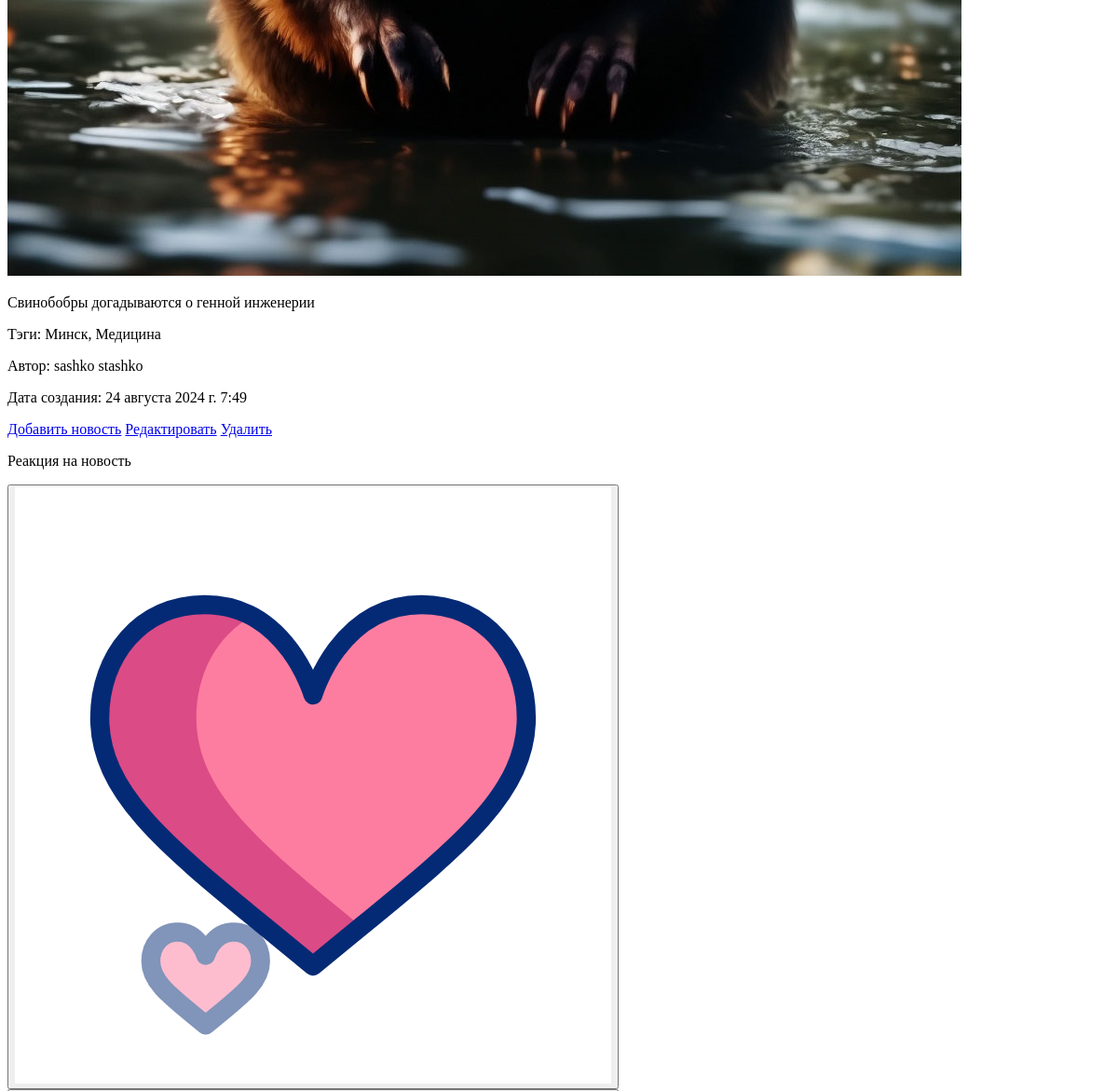
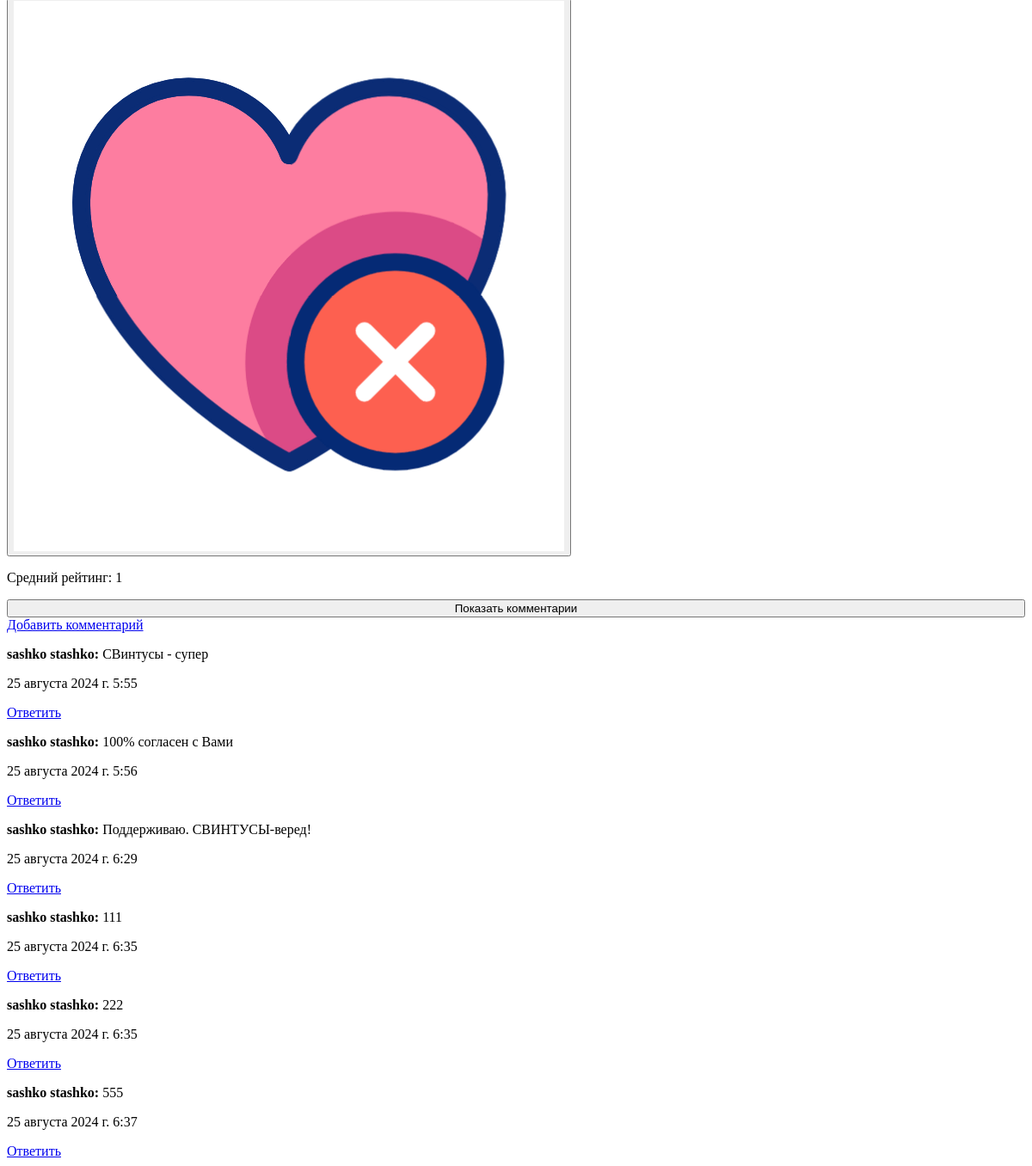
The page /news/5 (signed in, lower part) on the database as committed earlier (2 pictures, top to bottom).
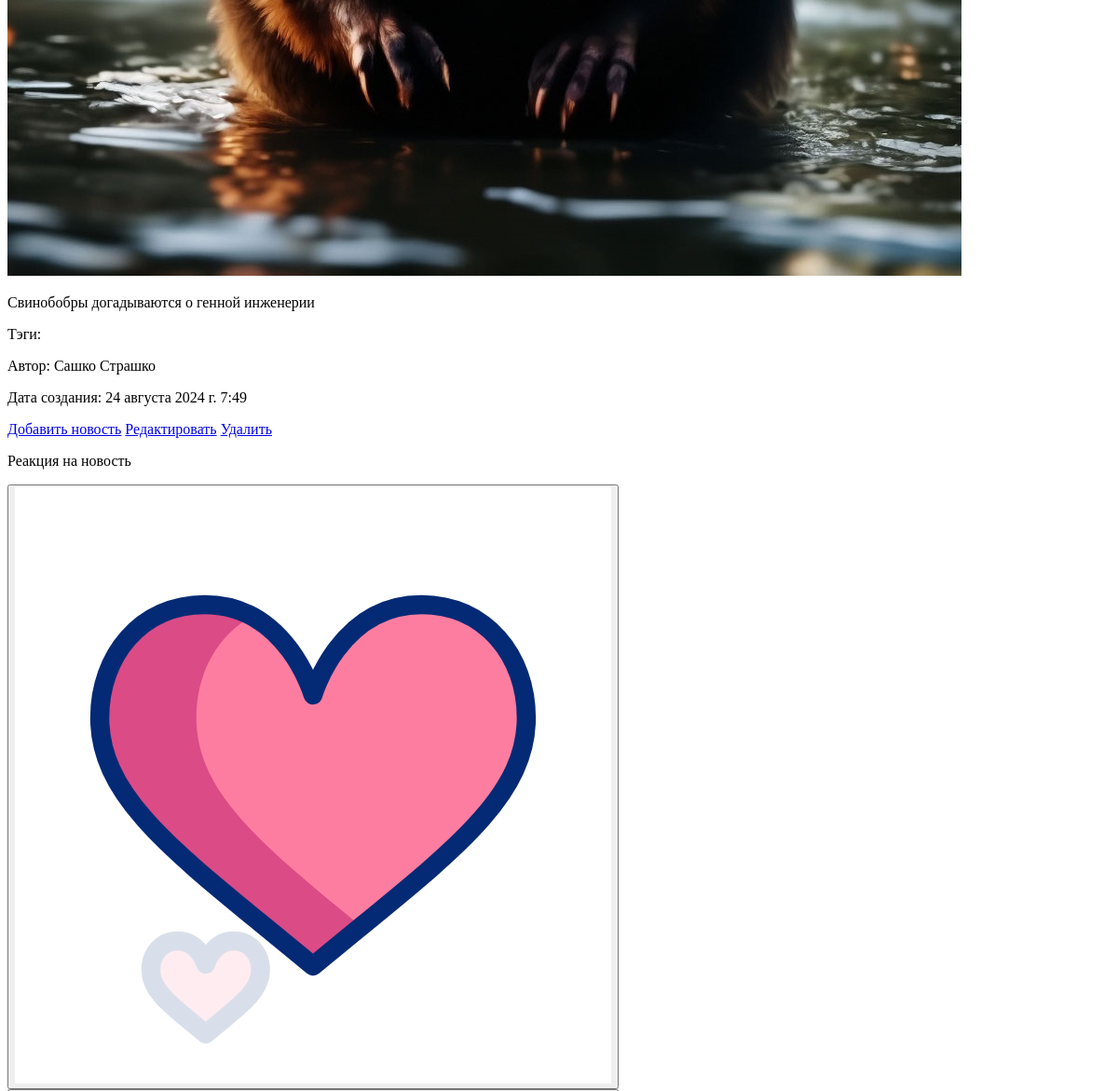
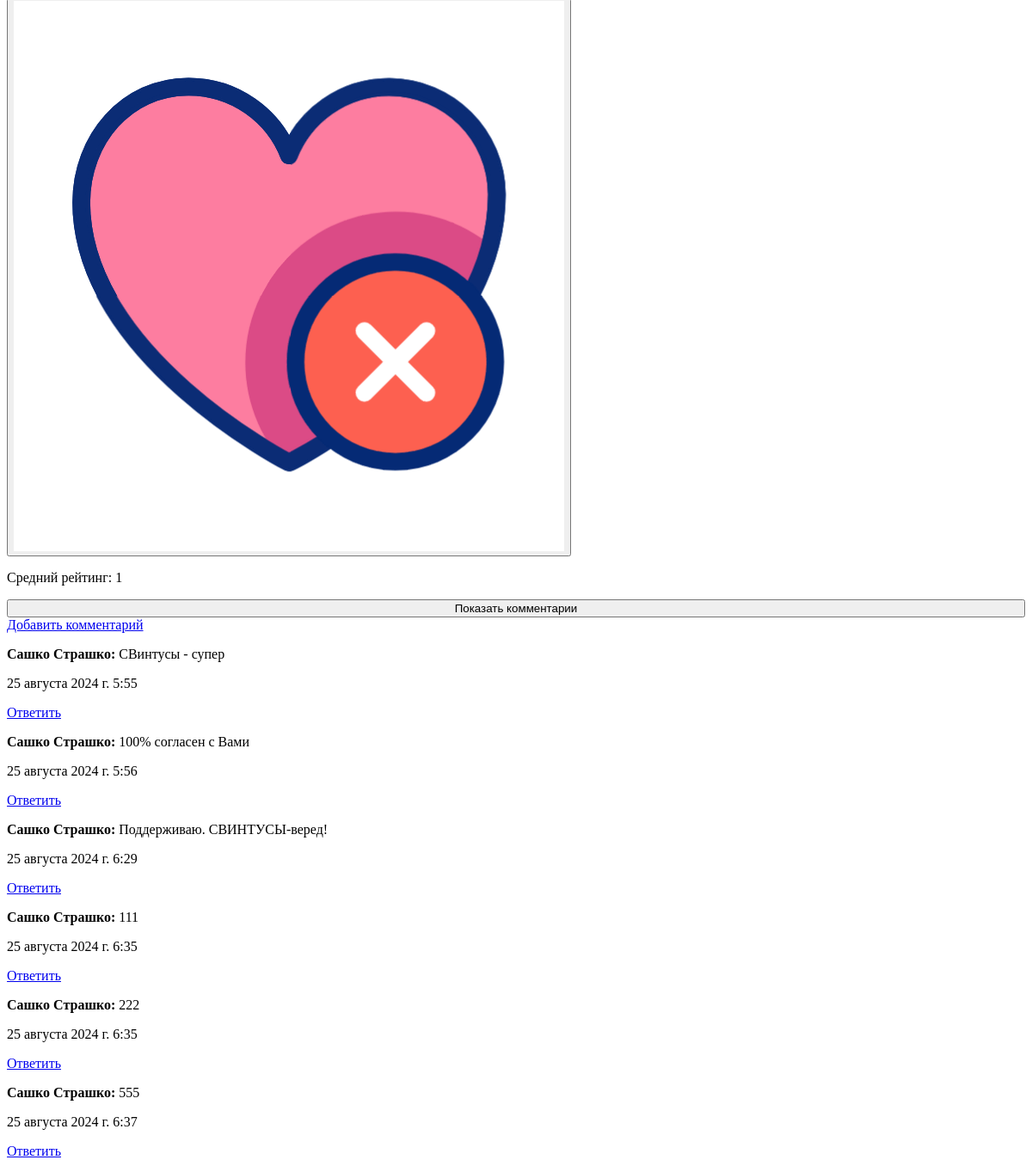
The same page on the database as committed later (2 pictures, top to bottom).
### main/models.py (models this page shows, shortened)
class News(models.Model):
    title = models.CharField(max_length=255)
    content = models.TextField()
    image = models.ImageField(upload_to='news_images/', blank=True, null=True)
    profile = models.ForeignKey(Profile, related_name='news_posts', on_delete=models.CASCADE)
    tags = models.ManyToManyField(Tag, related_name='news_posts', blank=True)
    created_at = models.DateTimeField(auto_now_add=True)

class Tag(models.Model):
    name = models.CharField(max_length=100, unique=True)
    def __str__(self):
        return self.name

class Profile(models.Model):
    firstname = models.CharField(max_length=255)
    lastname = models.TextField()
    age = models.IntegerField(blank=True, null=True)  # Необязательное поле
    gender = models.CharField(max_length=50, blank=True, null=True)  # Необязательное поле
    location = models.CharField(max_length=255, blank=True, null=True)  # Необязательное поле
    link = models.TextField(blank=True, null=True)  # Необязательное поле
    settings = models.CharField(max_length=255, blank=True, null=True)  # Необязательное поле
    user = models.OneToOneField(User, on_delete=models.CASCADE)
    privacy = models.ForeignKey(PrivacyLevel, on_delete=models.SET_NULL, null=True, default=get_default_privacy_level)
    interests = models.ManyToManyField(Interest, blank=True)  # Необязательное поле

class Comment(models.Model):
    text = models.TextField()
    author = models.ForeignKey(Profile, related_name='comments', on_delete=models.CASCADE)
    news = models.ForeignKey(News, related_name='comments', on_delete=models.CASCADE)
    parent = models.ForeignKey('self', null=True, blank=True, related_name='replies', on_delete=models.CASCADE)
    created_at = models.DateTimeField(auto_now_add=True)
    class Meta:
        ordering = ['created_at']  # Сортировка комментариев по дате создания
    def get_replies(self):
        return Comment.objects.filter(parent=self)

### main/views.py (the view)
# urls.py: path('news/<int:pk>', views.news_detail, name='news_detail'),
@login_required
def news_detail(request, pk):
    news_item = get_object_or_404(News, pk=pk)
    content_type = ContentType.objects.get_for_model(news_item)
    root_comments = Comment.objects.filter(news=news_item, parent__isnull=True).select_related('author')
    try:
        reaction = Reaction.objects.get(profile=request.user.profile, content_type=content_type, object_id=news_item.id)
        user_reaction = reaction.reaction_type
    except Reaction.DoesNotExist:
        user_reaction = None
    reactions = Reaction.objects.filter(content_type=content_type, object_id=news_item.id)
    total_reactions = reactions.aggregate(
        total_score=Sum(
            Case(
                When(reaction_type='like', then=1),
                When(reaction_type='dislike', then=-1),
                output_field=IntegerField()
            )
        )
    )
    total_score = total_reactions['total_score'] or 0
    context = {
        'news_item': news_item,
        'root_comments': root_comments,
        'is_owner': request.user == news_item.profile.user,
        'user_reaction': user_reaction,
        'total_score': total_score,
    }
    return render(request, 'main/news_detail.html', context)

### main/templates/main/news_detail.html (shortened to what this page needs)
{% extends 'main/layout.html' %}
{% load static %}
{% block content %}
<div class="news-detail-container">
    <section class="news-detail-content">
        <img src="{{ news_item.image.url }}" alt="Описание фото" class="news-inner-image">
        <div class="news-detail-text">
            <p>{{ news_item.content }}</p>
            <p>Тэги: {{ news_item.tags.all|join:", " }}</p>
            <p>Автор: {{ news_item.profile.firstname }} {{ news_item.profile.lastname }}</p>
            <p>Дата создания: {{ news_item.created_at }}</p>
        </div>
        <div class="news-detail-text">
            <a class="btn-news" href="{% url 'news_create' %}">Добавить новость</a>
            {% if is_owner %}
                <a class="btn-news" href="{% url 'news_edit' news_item.pk %}">Редактировать</a>
                <a class="btn-news" href="{% url 'news_delete' news_item.pk %}">Удалить</a>
            {% endif %}
            {% if is_owner %}
                <div class="news-reaction-block">
                    <p>Реакция на новость</p>
                    <button class="reaction-btn {% if user_reaction == 'like' %}active{% endif %}" data-object-id="{{ news_item.id }}" data-model-name="news" data-reaction-type="like">
                        <img class="reaction-img" src="{% static 'images/like.gif' %}" alt="Like">
                    </button>
                    <button class="reaction-btn {% if user_reaction == 'dislike' %}active{% endif %}" data-object-id="{{ news_item.id }}" data-model-name="news" data-reaction-type="dislike">
                        <img class="reaction-img" src="{% static 'images/dislike.gif' %}" alt="Dislike">
                    </button>
                </div>
                <div class="news-reaction-block">
                    <p>Средний рейтинг: <span id="total-score">{{ total_score }}</span></p>
                </div>
            {% endif %}
        </div>
    </section>
</div>
<div class="comments-wrapper">
    <button id="toggle-comments-btn" class="btn-comment-news">Показать комментарии</button>
    <div id="comments-section" class="comments-section">
        <a class="btn-comment" href="javascript:void(0);" onclick="toggleCommentForm('new-comment-form');">Добавить комментарий</a>
        {% include 'main/partial_comments.html' %}
    </div>
</div>
{% endblock %}

### main/templates/main/partial_comments.html (shortened to what this page needs)
{% for comment in root_comments %}
    <div class="comment">
        <p><strong>{{ comment.author.firstname }} {{ comment.author.lastname }}:</strong> {{ comment.text }}</p>
        <p class="comment-date">{{ comment.created_at }}</p>
        <a class="btn-comment" href="javascript:void(0);" onclick="toggleCommentForm('reply-form-{{ comment.id }}');">Ответить</a>
        {% for reply in comment.get_replies %}
            <div class="comment reply">
                <p><strong>{{ reply.author.firstname }} {{ reply.author.lastname }}:</strong> {{ reply.text }}</p>
                <p class="comment-date">{{ reply.created_at }}</p>
                <a class="btn-comment" href="javascript:void(0);" onclick="toggleCommentForm('reply-form-{{ reply.id }}');">Ответить</a>
            </div>
        {% endfor %}
    </div>
{% empty %}
    <p>Комментариев пока нет.</p>
{% endfor %}

Rows that differ between the two databases and show on the page:
changed through a linked row, News "Свинобобры догадываются о генной инженерии": profile.firstname "sashko" → "Сашко"; profile.lastname "stashko" → "Страшко"; tags.all "Минск, Медицина" → (not shown)
changed through a linked row, Comment "СВинтусы - супер": author.firstname "sashko" → "Сашко"; author.lastname "stashko" → "Страшко"
changed through a linked row, Comment "100% согласен с Вами": author.firstname "sashko" → "Сашко"; author.lastname "stashko" → "Страшко"
changed through a linked row, Comment "Поддерживаю. СВИНТУСЫ-веред!": author.firstname "sashko" → "Сашко"; author.lastname "stashko" → "Страшко"
changed through a linked row, Comment (number 4 of 6 on the later page): author.firstname "sashko" → "Сашко"; author.lastname "stashko" → "Страшко"
changed through a linked row, Comment (number 5 of 6 on the later page): author.firstname "sashko" → "Сашко"; author.lastname "stashko" → "Страшко"
changed through a linked row, Comment "25 августа 2024 г. 6:37": author.firstname "sashko" → "Сашко"; author.lastname "stashko" → "Страшко"
